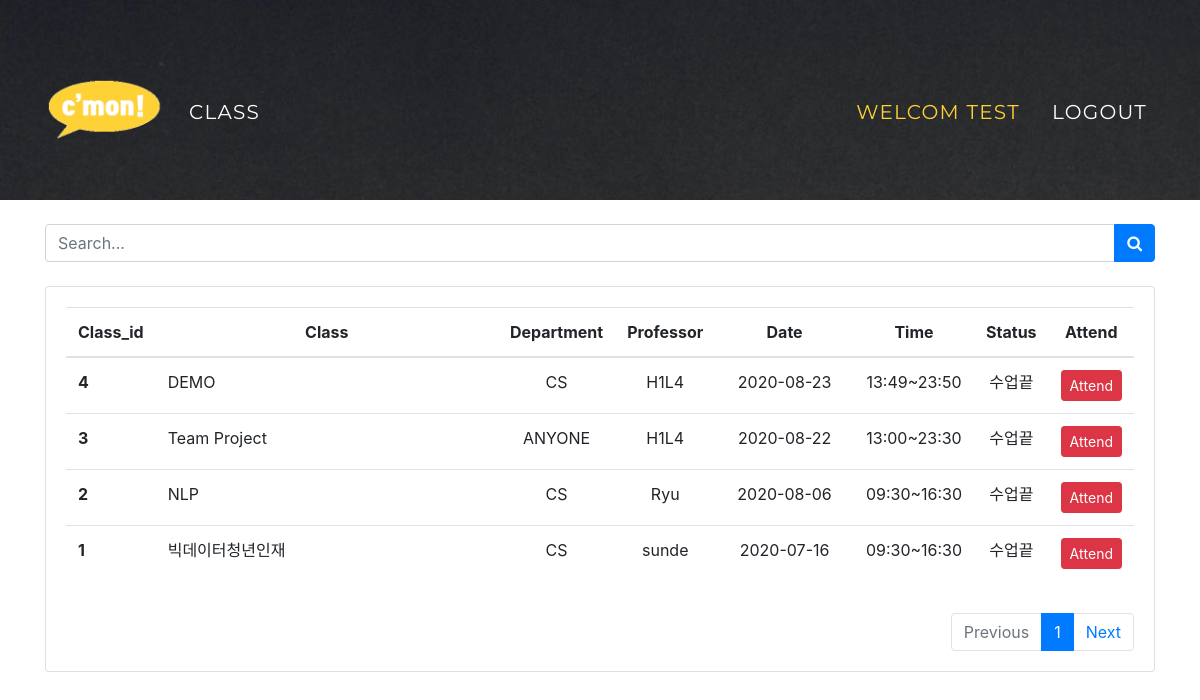
The app's page /class (signed in) with its own data.
### app.py (models this page shows, shortened)
class User(UserMixin, db.Model):
    id = db.Column(db.Integer, primary_key=True, autoincrement=True)
    email = db.Column(db.String, unique=True, nullable=False)
    username = db.Column(db.String, unique=False, nullable=False)
    password = db.Column(db.String, unique=False, nullable=False)
    who = db.Column(db.String, unique=False, nullable=False)

class Class(db.Model):
    class_id = db.Column(db.Integer, primary_key=True, autoincrement=True)
    classname = db.Column(db.String)
    pname = db.Column(db.String)
    department = db.Column(db.String)
    Date = db.Column(db.String)
    starttime = db.Column(db.String)
    endtime = db.Column(db.String)
    password = db.Column(db.String)

### app.py (the view)
@app.route('/class', methods=['POST', 'GET'])
def class_():
    all_class = []
    for row in Class.query.order_by(Class.class_id.desc()):
        dt = datetime.strptime(row.Date, '%Y-%m-%d')
        st = datetime.strptime(row.starttime, '%H:%M')
        et = datetime.strptime(row.endtime, '%H:%M')
        now = datetime.now()
        nowdt = datetime.strptime(now.strftime("%Y-%m-%d"), "%Y-%m-%d")  # %H%M%S
        nowt = datetime.strptime(now.strftime("%H:%M"), "%H:%M")
        if (dt == nowdt and st < nowt and nowt < et):
            state = '수업중'
        elif ((dt == nowdt and nowt < st) or dt > nowdt):
            state = '수업전'
        else:
            state = '수업끝'
        tmp = {'classname': row.classname,
               'department': row.department,
               'professor': row.pname,
               'Date': row.Date,
               'starttime': row.starttime,
               'endtime': row.endtime,
               'state': state,
               '#': row.class_id
               }
        all_class.append(tmp)
    return render_template('class.html', page='class', info=all_class)

### app.py (called while the page is built)
@login_manager.user_loader
def get(id):
    return User.query.get(id)

### templates/class.html (shortened to what this page needs)
<!doctype html>
<html lang="ko">
  <head>
    <link rel="stylesheet" href="https://stackpath.bootstrapcdn.com/bootstrap/4.5.2/css/bootstrap.min.css">
  </head>
  <body>
{% include 'navbar.html' %}
<header class="masthead"></header>
    <link href="https://maxcdn.bootstrapcdn.com/font-awesome/4.3.0/css/font-awesome.min.css" rel="stylesheet">
    <div class="container">
        <div class="input-group mb-4">
            <input type="search" placeholder="Search..." aria-describedby="button-addon5" class="form-control">
            <div class="input-group-append">
              <button id="button-addon5" type="submit" class="btn btn-primary"><i class="fa fa-search"></i></button>
            </div>
          </div>
        <div class="row">
            <div class="col-lg-12">
                <div class="card">
                    <div class="card-body">
                        <div class="table-responsive project-list">
                            <table class="table project-table table-centered table-nowrap">
                                <thead>
                                    <tr>
                                        <th scope="col">Class_id</th>
                                        <th scope="col" style="width: 40%">Class</th>
                                        <th scope="col">Department</th>
                                        <th scope="col">Professor</th>
                                        <th scope="col" style="width: 15%">Date</th>
                                        <th scope="col">Time</th>
                                        <th scope="col">Status</th>
                                        <th scope="col">Attend</th>
                                    </tr>
                                </thead>
                                <tbody>
                                    {% for row in info%}
                                    <tr>
                                        <th scope="row">{{ row['#'] }}</th>
                                        <td>{{ row['classname']}}</td>
                                        <td  style="text-align: center;">{{ row['department'] }}</td>
                                        <td  style="text-align: center;">{{ row['professor'] }}</td>
                                        <td  style="text-align: center;">{{ row['Date'] }}</td>
                                        <td  style="text-align: center;">{{ row['starttime'] }}~{{ row['endtime'] }}</td>
                                        <td  style="text-align: center;">
                                            {{ row['state'] }}
                                        </td>
                                        <td  style="text-align: center;">
                                            {%if row['state']=='수업중' %}
                                                <button type="button" onclick="location.href='/attend_check/class_id={{ row['#'] }}'" class="btn btn-success btn-sm">Attend</button>
                                            {% else %}
                                                <button type="button" onclick="javascript:btn()" class="btn btn-danger btn-sm">Attend</button>
                                            {% endif %}
                                        </td>
                                    </tr>
                                {% endfor %}
                                </tbody>
                            </table>
                        </div>
                        <div class="pt-3">
                            <ul class="pagination justify-content-end mb-0">
                                <li class="page-item disabled">
                                    <a class="page-link" href="#" tabindex="-1" aria-disabled="true">Previous</a>
                                </li>
                                <li class="page-item active"><a class="page-link" href="#">1</a></li>
                                <li class="page-item">
                                    <a class="page-link" href="#">Next</a>
                                </li>
                            </ul>
                        </div>
                    </div>
                </div>
            </div>
        </div>
    </div>
  </body>
</html>

### templates/navbar.html (shortened to what this page needs)
<head>
</head>
        <nav class="navbar navbar-expand-lg navbar-dark fixed-top" id="mainNav">
            <div class="container">
                <a class="navbar-brand" href="/"><img src="{{ url_for('static', filename='assets/img/logo.png') }}" alt="" style="width : 120px; height: 120px"/></a>
                <div class="collapse navbar-collapse" id="navbarResponsive">
                <ul class="navbar-nav text-uppercase mr-auto">
                        <li {% if page == 'class' %} class="nav-item active " {% else %}class="nav-item mr-auto"{% endif %}>
                            <a class="nav-link" href="/class">Class</a></li>
                        {% if current_user.is_authenticated %}
                            </ul>
                            <ul class="navbar-nav text-uppercase ml-auto">
                            <li class="nav-item"><a class="nav-link active" > Welcom {{ current_user.username}}</a></li>
                            <li class="nav-item"><a class="nav-link" href="/logout">Logout</a></li>
                            </ul>
                        {% else %}
                            </ul>
                            <ul class="navbar-nav text-uppercase ml-auto">
                            <li class="nav-item"><a class="nav-link" href="/login">Login</a></li>
                            <li class="nav-item"><a class="nav-link" href="/register">Register</a></li>
                            </ul>
                        {% endif %}
                </div>
            </div>
        </nav>

### templates/class.html (style rules this page uses)
.container { padding-top: 2%; }
thead { text-align: center; }
header.masthead { padding-top: 2.5rem; padding-bottom: 10rem; text-align: center; color: #fff; background-image: url("/static/assets/img/header-sg.jpg"); background-repeat: no-repeat; background-attachment: scroll; background-position: center center; background-size: cover; }

### records on screen
User: username "TEST"
Class: class_id "4", classname "DEMO", department "CS", professor "H1L4", Date "2020-08-23", starttime "13:49", endtime "23:50", state "수업끝"
Class: row "3", classname "Team Project", department "ANYONE", professor "H1L4", Date "2020-08-22", starttime "13:00", endtime "23:30", state "수업끝"
Class: row "2", classname "NLP", department "CS", professor "Ryu", Date "2020-08-06", starttime "09:30", endtime "16:30", state "수업끝"
Class: row "1", classname "빅데이터청년인재", department "CS", professor "sunde", Date "2020-07-16", starttime "09:30", endtime "16:30", state "수업끝"
